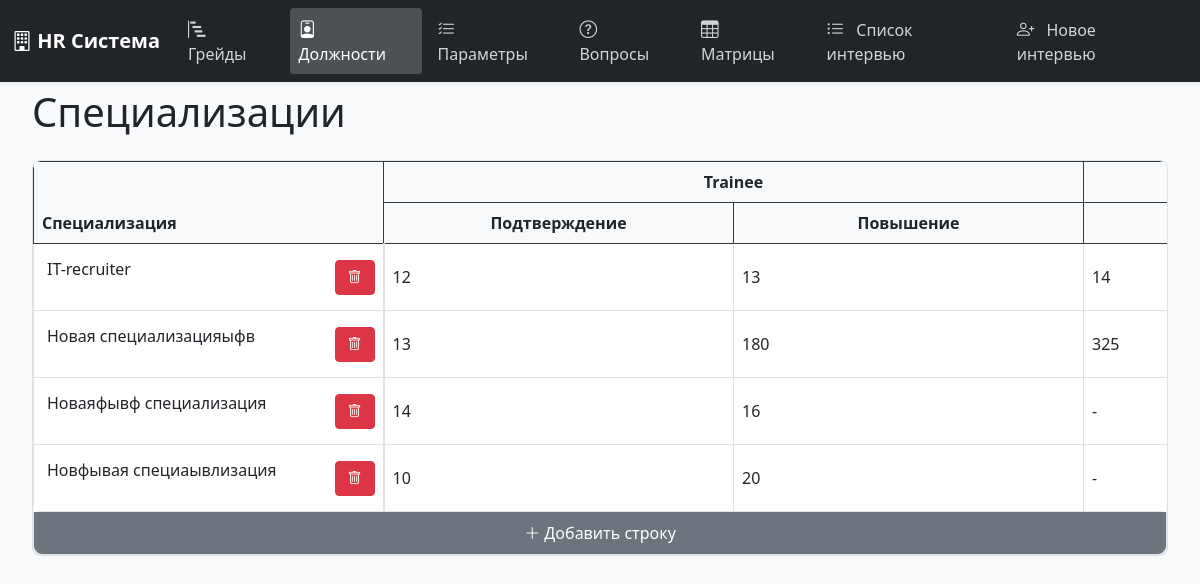
/positions/, run on an earlier commit of the app's database.
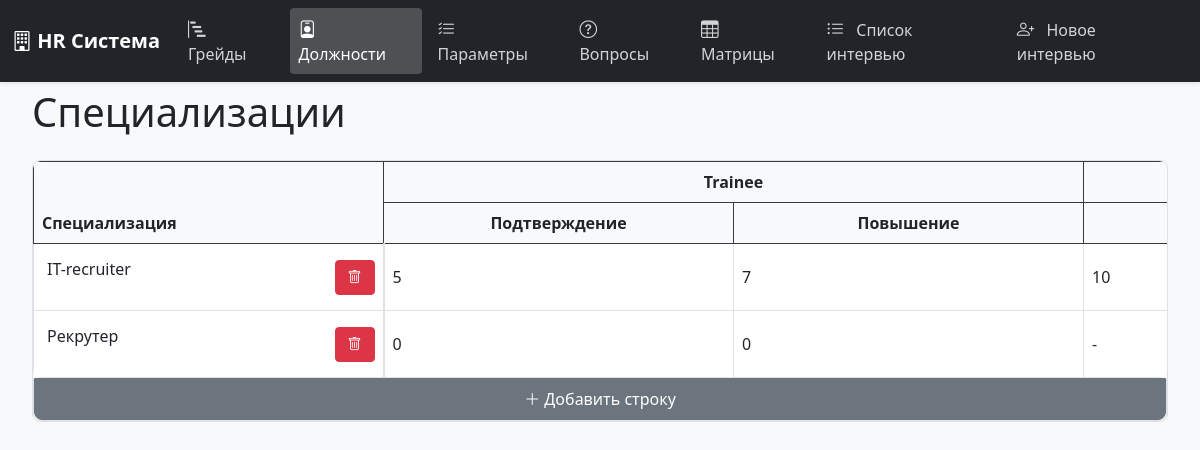
And on a later commit of the database.
### positions/models.py (models this page shows, shortened)
class Grade(models.Model):
    name = models.CharField(max_length=100, verbose_name='Название грейда')
    positions = models.TextField(verbose_name='Должности', blank=True)
    order = models.IntegerField(verbose_name='Порядок', default=0)
    min_score = models.DecimalField(max_digits=5, decimal_places=2, verbose_name='Минимальный балл', default=0)
    max_score = models.DecimalField(max_digits=5, decimal_places=2, verbose_name='Максимальный балл', default=100)
    class Meta:
        verbose_name = 'Грейд'
        verbose_name_plural = 'Грейды'
        ordering = ['order']

class Position(models.Model):
    name = models.CharField(max_length=100, unique=True, verbose_name='Название специализации')
    is_active = models.BooleanField(default=True, verbose_name='Активна')
    class Meta:
        verbose_name = 'Специализация'
        verbose_name_plural = 'Специализации'
        ordering = ['name']

class PositionGrade(models.Model):
    position = models.ForeignKey(Position, on_delete=models.CASCADE, verbose_name='Специализация')
    grade = models.ForeignKey(Grade, on_delete=models.CASCADE, verbose_name='Грейд')
    confirmation_points = models.IntegerField(verbose_name='Подтверждающие баллы')
    promotion_points = models.IntegerField(verbose_name='Повышающие баллы')
    class Meta:
        verbose_name = 'Специализация в грейде'
        verbose_name_plural = 'Специализации в грейдах'
        unique_together = ['position', 'grade']
        ordering = ['position__name', 'grade__name']

### positions/views.py (the view)
# urls.py: path('positions/', views.positions_list, name='positions'),
def positions_list(request):
    grades = Grade.objects.all().order_by('order')
    positions = Position.objects.all().order_by('name')
    position_grades = PositionGrade.objects.select_related('position', 'grade').all()
    positions_by_grade = {}
    for grade in grades:
        positions_by_grade[grade.id] = position_grades.filter(grade=grade)
    unique_positions = positions.values_list('name', flat=True)
    grades_data = []
    for grade in grades:
        grades_data.append({
            'pk': grade.id,
            'fields': {
                'name': grade.name,
                'order': grade.order
            }
        })
    grades_json = json.dumps(grades_data)
    return render(request, 'positions/positions.html', {
        'grades': grades,
        'positions_by_grade': positions_by_grade,
        'unique_positions': unique_positions,
        'grades_json': grades_json
    })

### positions/templatetags/custom_filters.py (called while the page is built)
@register.filter
def get_item(dictionary, key):
    return dictionary.get(key)

@register.filter
def filter_position(position_grades, position_name):
    if not position_grades:
        return None
    return next((pg for pg in position_grades if pg.position.name == position_name), None)

### templates/positions/positions.html (shortened to what this page needs)
{% extends 'positions/base.html' %}
{% load custom_filters %}
{% block content %}
<div class="d-flex justify-content-between align-items-center mb-4">
    <h1 class="mb-0">Специализации</h1>
</div>
<div class="table-responsive">
    <div class="table-wrapper">
        <table class="table table-bordered">
            <thead class="table-dark">
                <tr>
                    <th rowspan="2" class="sticky-header">Специализация</th>
                    {% for grade in grades %}
                    <th colspan="2" class="text-center">{{ grade.name }}</th>
                    {% endfor %}
                </tr>
                <tr>
                    {% for grade in grades %}
                    <th class="text-center">Подтверждение</th>
                    <th class="text-center">Повышение</th>
                    {% endfor %}
                </tr>
            </thead>
            <tbody>
                {% for position_name in unique_positions %}
                <tr data-position-name="{{ position_name }}">
                    <td class="sticky-column">
                        <div class="d-flex justify-content-between align-items-center">
                            <span class="editable-cell"
                                  data-field="name"
                                  data-position-name="{{ position_name }}"
                                  contenteditable="true">{{ position_name }}</span>
                            <button type="button" class="btn btn-danger btn-sm delete-position" data-position-name="{{ position_name }}">
                                <i class="bi bi-trash"></i>
                            </button>
                        </div>
                    </td>
                    {% for grade in grades %}
                        {% with position_grade=positions_by_grade|get_item:grade.id|filter_position:position_name %}
                            {% if position_grade %}
                                <td class="editable-cell"
                                    data-field="confirmation_points"
                                    data-position-name="{{ position_name }}"
                                    data-grade-id="{{ grade.id }}"
                                    contenteditable="true">{{ position_grade.confirmation_points }}</td>
                                <td class="editable-cell"
                                    data-field="promotion_points"
                                    data-position-name="{{ position_name }}"
                                    data-grade-id="{{ grade.id }}"
                                    contenteditable="true">{{ position_grade.promotion_points }}</td>
                            {% else %}
                                <td class="editable-cell"
                                    data-field="confirmation_points"
                                    data-position-name="{{ position_name }}"
                                    data-grade-id="{{ grade.id }}"
                                    contenteditable="true">-</td>
                            {% endif %}
                        {% endwith %}
                    {% endfor %}
                </tr>
                {% endfor %}
            </tbody>
        </table>
    </div>
    <div class="add-row-container">
        <button type="button" class="btn btn-secondary" id="addNewRow">
            <i class="bi bi-plus-lg"></i> Добавить строку
        </button>
    </div>
</div>
{% endblock %}

What changed in the data, as far as the page shows it:
removed Position: name "Новая специализацияыфв"
removed PositionGrade: confirmation_points "13", promotion_points "180"
removed PositionGrade: confirmation_points "325"
removed Position: name "Новаяфывф специализация"
removed PositionGrade: confirmation_points "14", promotion_points "16"
removed Position: name "Новфывая специаывлизация"
removed PositionGrade: confirmation_points "10", promotion_points "20"
changed PositionGrade (number 1 of 3 on the later page): confirmation_points "12" → "5"; promotion_points "13" → "7"
changed PositionGrade (number 2 of 3 on the later page): confirmation_points "14" → "10"
added Position: name "Рекрутер"
added PositionGrade: confirmation_points "0", promotion_points "0"
